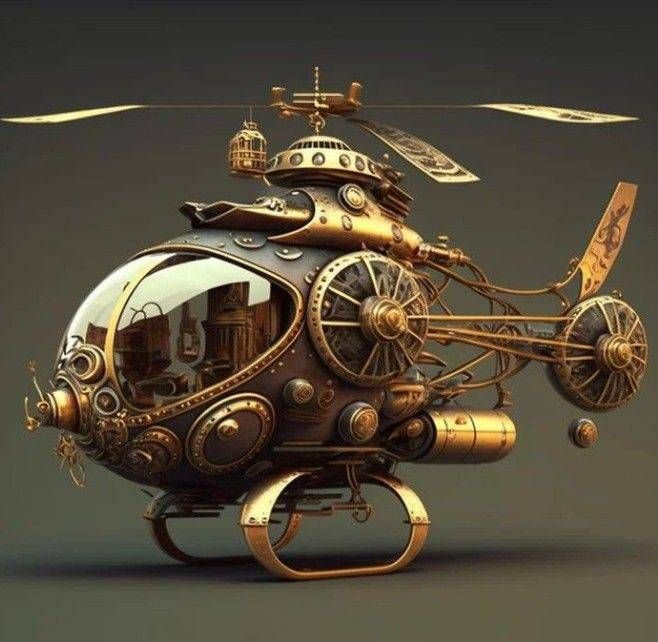
#> input picture img/5_Steampunk/01.jpg, 658 x 642 px
$ python group_images.py ../img/5_Steampunk out 100
#> lines starting #> are read from the running program, lines starting #| are printed output that depends on the picture
import argparse
import shutil
from PIL import Image, ImageOps
import os
import numpy as np

from library.utils import setup_logging
import logging

# Set up logging
setup_logging()
#> (this line was passed over: library is not available in this run)
log = logging.getLogger(__name__)

class ImageProcessor:

    def __init__(self, input_folder, output_folder, group_size, include_subfolders, do_not_copy_other_files, pad, caption, caption_ext):
        self.input_folder = input_folder
        self.output_folder = output_folder
        self.group_size = group_size
        self.include_subfolders = include_subfolders
        self.do_not_copy_other_files = do_not_copy_other_files
        self.pad = pad
        self.caption = caption
        self.caption_ext = caption_ext
        self.image_extensions = ('.png', '.jpg', '.jpeg', '.gif', '.webp', '.tiff')

    def get_image_paths(self):
        images = []
        if self.include_subfolders:
            for dirpath, dirnames, filenames in os.walk(self.input_folder):
                for filename in filenames:
                    if filename.endswith(self.image_extensions):
                        images.append(os.path.join(dirpath, filename))
        else:
            images = [os.path.join(self.input_folder, f) for f in os.listdir(self.input_folder) if f.endswith(self.image_extensions)]
        return images

    def group_images(self, images):
        sorted_images = sorted(images, key=lambda path: Image.open(path).size[0] / Image.open(path).size[1])
        groups = [sorted_images[i:i+self.group_size] for i in range(0, len(sorted_images), self.group_size)]
        return groups

    def process_group(self, group, group_index):
        if len(group) > 0:
            aspect_ratios = self.get_aspect_ratios(group)
            avg_aspect_ratio = np.mean(aspect_ratios)
            if self.pad:
                padded_images = self.pad_images(group, avg_aspect_ratio)
                self.resize_and_save_images(padded_images, group_index, group)
            else:
                cropped_images = self.crop_images(group, avg_aspect_ratio)
                self.resize_and_save_images(cropped_images, group_index, group)
            if not self.do_not_copy_other_files:
                self.copy_other_files(group, group_index)

    def get_aspect_ratios(self, group):
        aspect_ratios = []
        for path in group:
            with Image.open(path) as img:
                width, height = img.size
                aspect_ratios.append(width / height)
        return aspect_ratios

    def crop_images(self, group, avg_aspect_ratio):
        cropped_images = []
        for j, path in enumerate(group):
            with Image.open(path) as img:
                log.info(f"  Processing image {j+1}: {path}")
                img = self.crop_image(img, avg_aspect_ratio)
                cropped_images.append(img)
        return cropped_images

    def crop_image(self, img, avg_aspect_ratio):
        img_aspect_ratio = img.width / img.height
        if img_aspect_ratio > avg_aspect_ratio:
            # Too wide, reduce width
            new_width = avg_aspect_ratio * img.height
            left = (img.width - new_width) / 2
            right = left + new_width
            img = img.crop((left, 0, right, img.height))
        else:
            # Too tall, reduce height
            new_height = img.width / avg_aspect_ratio
            top = (img.height - new_height) / 2
            bottom = top + new_height
            img = img.crop((0, top, img.width, bottom))
        return img

    def resize_and_save_images(self, cropped_images, group_index, source_paths):
        max_width = max(img.width for img in cropped_images)
        max_height = max(img.height for img in cropped_images)
        for j, img in enumerate(cropped_images):
            img = img.resize((max_width, max_height))
            os.makedirs(self.output_folder, exist_ok=True)
            original_filename = os.path.basename(source_paths[j])
            filename_without_ext = os.path.splitext(original_filename)[0]
            final_file_name = f"group-{group_index+1}-{j+1}-{filename_without_ext}"
            output_path = os.path.join(self.output_folder, f"{final_file_name}.jpg")
            log.info(f"  Saving processed image to {output_path}")
            img.convert('RGB').save(output_path, quality=70)

            if self.caption:
                self.create_caption_file(source_paths[j], group_index, final_file_name)

    def create_caption_file(self, source_path, group_index, caption_filename):
        dirpath = os.path.dirname(source_path)
        caption = os.path.basename(dirpath).split('_')[-1]
        caption_filename = caption_filename + self.caption_ext
        caption_path = os.path.join(self.output_folder, caption_filename)
        with open(caption_path, 'w') as f:
            f.write(caption)


    def copy_other_files(self, group, group_index):
        for j, path in enumerate(group):
            dirpath, original_filename = os.path.split(path)
            original_basename, original_ext = os.path.splitext(original_filename)
            for filename in os.listdir(dirpath):
                if filename.endswith('.npz'):  # Skip .npz
                    continue
                basename, ext = os.path.splitext(filename)
                if basename == original_basename and ext != original_ext:
                    shutil.copy2(os.path.join(dirpath, filename), os.path.join(self.output_folder, f"group-{group_index+1}-{j+1}-{filename}"))

    def process_images(self):
        images = self.get_image_paths()
        groups = self.group_images(images)
        for i, group in enumerate(groups):
            log.info(f"Processing group {i+1} with {len(group)} images...")
            self.process_group(group, i)

    def process_group(self, group, group_index):
        if len(group) > 0:
            aspect_ratios = self.get_aspect_ratios(group)
            avg_aspect_ratio = np.mean(aspect_ratios)
            if self.pad:
                padded_images = self.pad_images(group, avg_aspect_ratio)
                self.resize_and_save_images(padded_images, group_index, group)
            else:
                cropped_images = self.crop_images(group, avg_aspect_ratio)
                self.resize_and_save_images(cropped_images, group_index, group)
            if not self.do_not_copy_other_files:
                self.copy_other_files(group, group_index)

    def pad_images(self, group, avg_aspect_ratio):
        padded_images = []
        for j, path in enumerate(group):
            with Image.open(path) as img:
                log.info(f"  Processing image {j+1}: {path}")
                img = self.pad_image(img, avg_aspect_ratio)
                padded_images.append(img)
        return padded_images

    def pad_image(self, img, avg_aspect_ratio):
        img_aspect_ratio = img.width / img.height
        if img_aspect_ratio < avg_aspect_ratio:
            # Too tall, increase width
            new_width = avg_aspect_ratio * img.height
            pad_width = int((new_width - img.width) / 2)
            img = ImageOps.expand(img, border=(pad_width, 0), fill='black')
        else:
            # Too wide, increase height
            new_height = img.width / avg_aspect_ratio
            pad_height = int((new_height - img.height) / 2)
            img = ImageOps.expand(img, border=(0, pad_height), fill='black')
        return img

def main():
    parser = argparse.ArgumentParser(description='Process groups of images.')
    parser.add_argument('input_folder', type=str, help='Input folder containing images')
    parser.add_argument('output_folder', type=str, help='Output folder to store processed images')
    parser.add_argument('group_size', type=int, help='Number of images in each group')
    parser.add_argument('--include_subfolders', action='store_true', help='Include subfolders in search for images')
    parser.add_argument('--do_not_copy_other_files', '--no_copy', dest='do_not_copy_other_files', action='store_true', help='Do not copy other files with the same name as images')
    parser.add_argument('--pad', action='store_true', help='Pad images instead of cropping them')
    parser.add_argument('--caption', action='store_true', help='Create a caption file for each image')
    parser.add_argument('--caption_ext', type=str, default='.txt', help='Extension for the caption file')

    args = parser.parse_args()

    processor = ImageProcessor(args.input_folder, args.output_folder, args.group_size, args.include_subfolders, args.do_not_copy_other_files, args.pad, args.caption, args.caption_ext)
    processor.process_images()
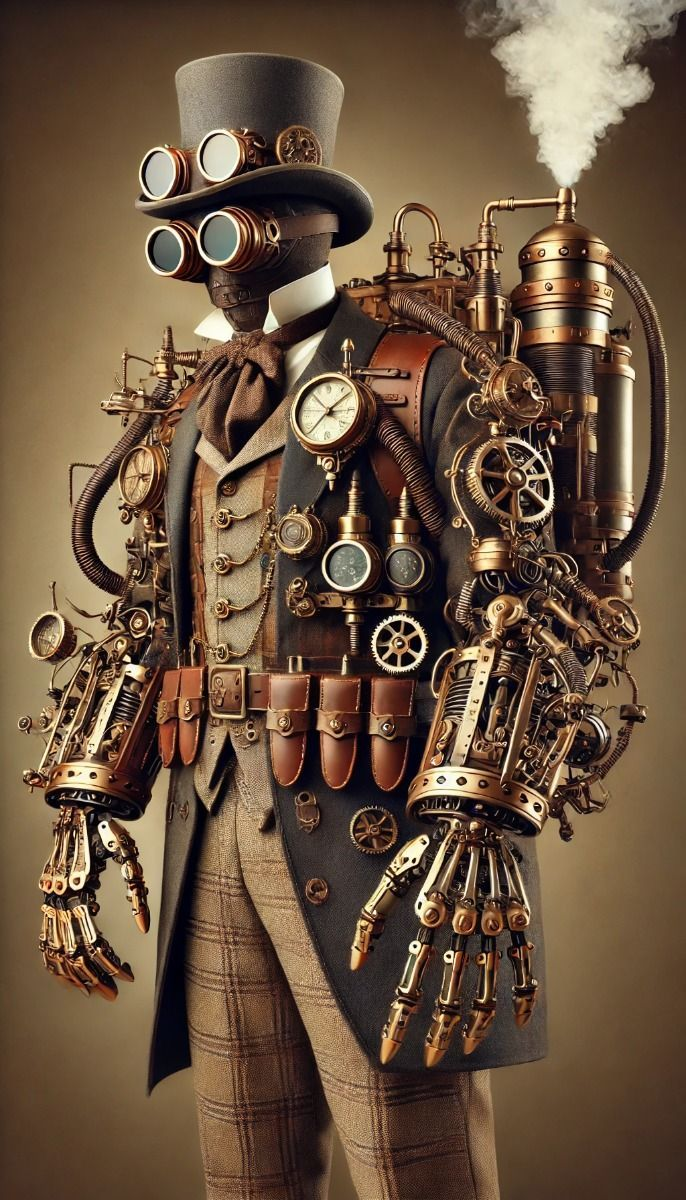
#> input picture img/5_Steampunk/02.jpg, 686 x 1200 px
#> in group_images, `sorted_images = sorted(images, key=lambda path: Image.open(path).size[..`: sorted_images = ['../img/5_Steampunk/02.jpg', '../img/5_Steampunk/01.jpg']
#> in group_images, `groups = [sorted_images[i:i+self.group_size] for i in range(0, len(sor..`: groups = [['../img/5_Steampunk/02.jpg', '../img/5_Steampunk/01.jpg']]
#> in get_aspect_ratios, img is the input picture: PIL image 686x1200 RGB; mean R, G, B 106.2, 83.3, 62.6
#> in crop_image, `img = img.crop((0, top, img.width, bottom))`:
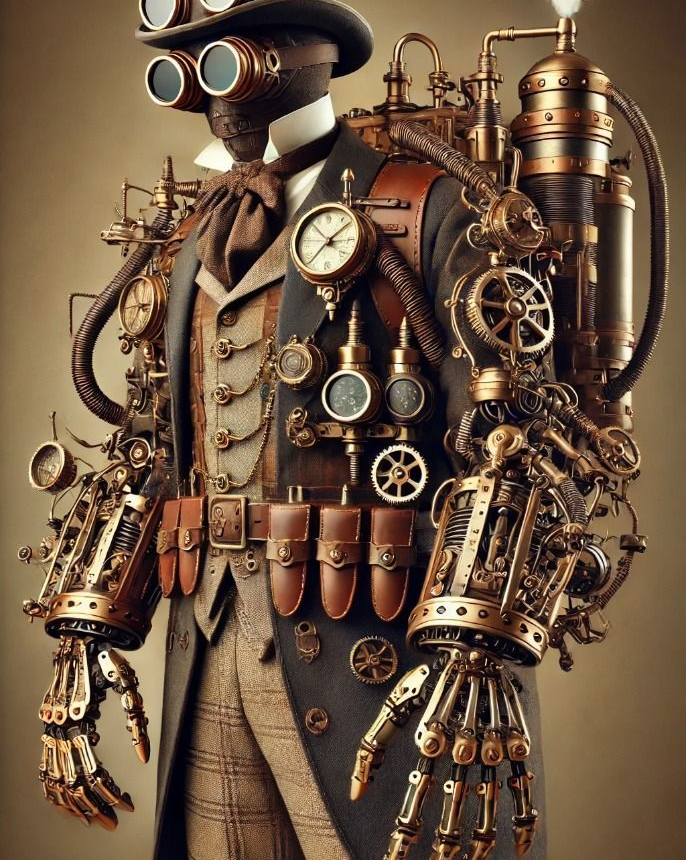
#> img: PIL image 686x860 RGB; mean R, G, B 108.7, 85.2, 64
#> the loop in resize_and_save_images, `for j, img in enumerate(cropped_images):` made 2 passes
#> pass 2, in resize_and_save_images, `img = img.resize((max_width, max_height))`:
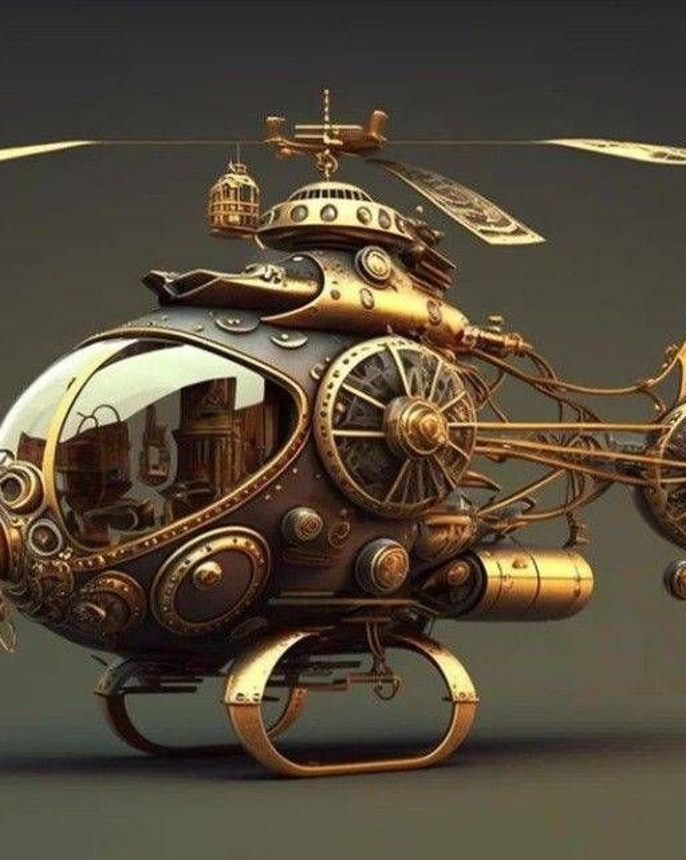
#> img: PIL image 686x860 RGB; mean R, G, B 84.4, 74, 57.9

if __name__ == "__main__":
    main()
